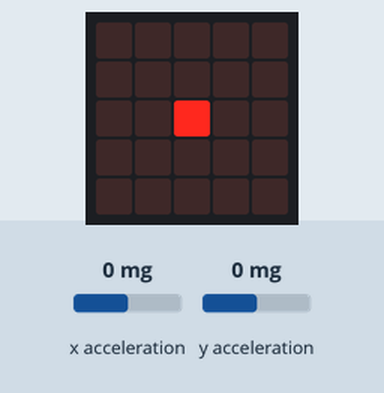
A program run on a simulated BBC micro:bit running MicroPython. On the bench: the board's 5×5 LED display. The inputs (shaded band) are chosen by the test bench; at power-on: x acceleration 0 mg, y acceleration 0 mg.

Above: at 1.2 s.
1.3 s: x acceleration set to -1440 mg
At 2.4 s:
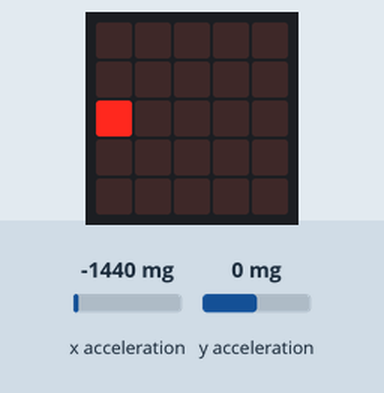
2.9 s: y acceleration set to -1440 mg
At 4.4 s:
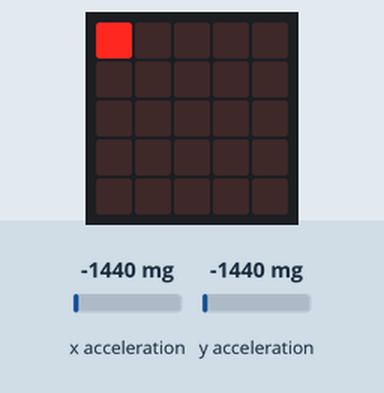
5.9 s: x acceleration set to -1 mg
7.4 s: x acceleration set to 2 mg
At 8.9 s:
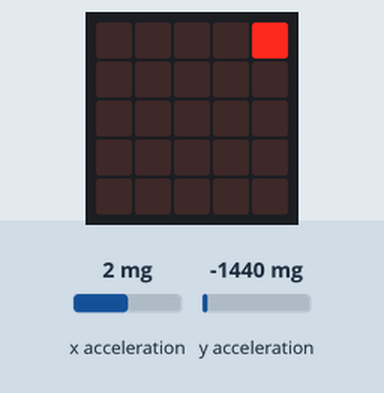
9.2 s: y acceleration set to -1 mg
10.7 s: y acceleration set to 2 mg
At 11.9 s:
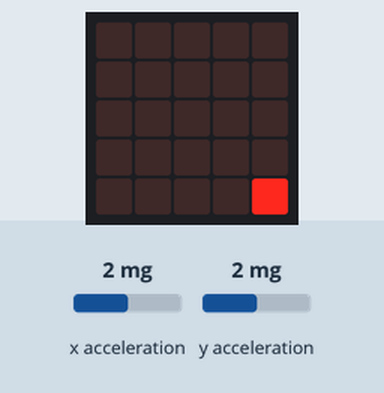
Timing chart, 0 to 13.5 s (numbered marks = the images above; inputs shaded):
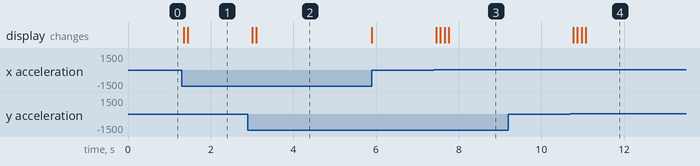

The program:

Throwing_Ball_Around_-_MicroBit.py
```python
from microbit import *
x = 2
y = 2
while True:
    tilt_x = accelerometer.get_x()
    tilt_y = accelerometer.get_y()

    if tilt_x < 0 and x > 0:
        x -= 1
    elif tilt_x > 0 and x < 4:
        x += 1
    if tilt_y < 0 and y > 0:
        y -= 1
    elif tilt_y > 0 and y < 4:
        y += 1
    display.set_pixel(x,y,9)
    sleep(100)
    display.clear()
```

Measured:
- the behaviour switches between 0 and 1 mg on x acceleration (found by bisection; images 2 and 3)
- the behaviour switches between 0 and 1 mg on y acceleration (found by bisection; images 3 and 4)
- after the input at 1.3 s, the display: first changes after 0.05 s (image 1 shows a later state)
- after the input at 2.9 s, the display: first differs from a run without the input after 0.10 s (image 2 shows a later state)
- after the input at 7.4 s, the display: first changes after 0.06 s (image 3 shows a later state)
- after the input at 9.2 s, every drawn part: stays the same
- after the input at 10.7 s, the display: first changes after 0.07 s (image 4 shows a later state)
